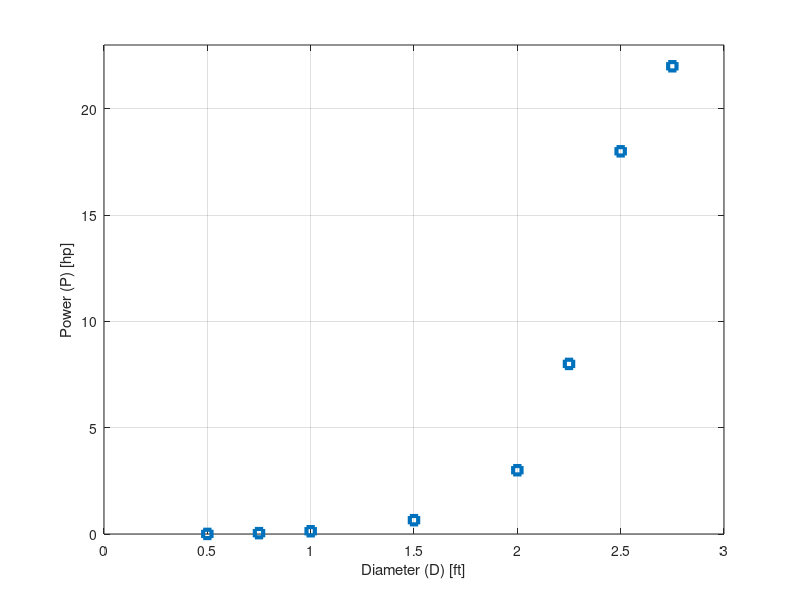

Write the MATLAB code that produced this figure.
%{
Sworup Bhattarai      04/07/21 
MLHW 3
Problem 2

Diameter (D) [ft] 0.5 0.75 1 1.5 2 2.25 2.5 2.75
Power (P) [hp] 0.004 0.04 0.13 0.65 3 8 18 22

where the diameter is the abscissa (x-axis) and the power is the ordinate (y-axis). Assume
the data is experimental.

%}
clc; clear; close all;

d =  [0.5, 0.75, 1, 1.5, 2, 2.25, 2.5, 2.75];
p = [0.004, 0.04, 0.13, 0.65, 3, 8, 18, 22];
plot(d,p,'s','linewidth', 3 , "MarkerSize", 6)
xlabel("Diameter (D) [ft]");
ylabel("Power (P) [hp]");
grid on;
axis([0 3 0 23]);